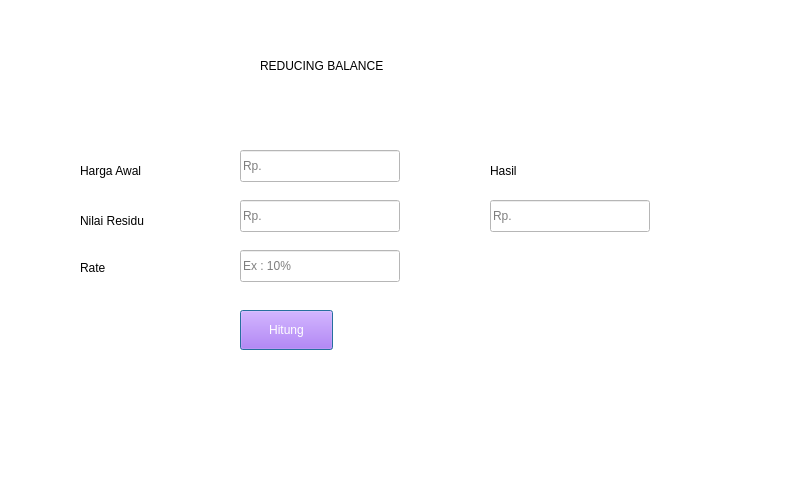
<?xml version="1.0" encoding="UTF-8"?>
<ui version="4.0">
 <class>Dialog</class>
 <widget class="QDialog" name="Dialog">
  <property name="geometry">
   <rect>
    <x>0</x>
    <y>0</y>
    <width>800</width>
    <height>500</height>
   </rect>
  </property>
  <property name="windowTitle">
   <string>Dialog</string>
  </property>
  <widget class="QWidget" name="widget" native="true">
   <property name="geometry">
    <rect>
     <x>0</x>
     <y>0</y>
     <width>800</width>
     <height>500</height>
    </rect>
   </property>
   <property name="styleSheet">
    <string notr="true">background-color: rgb(255, 255, 255);</string>
   </property>
   <widget class="QLabel" name="label">
    <property name="geometry">
     <rect>
      <x>260</x>
      <y>50</y>
      <width>281</width>
      <height>31</height>
     </rect>
    </property>
    <property name="styleSheet">
     <string notr="true">font: 57 18pt &quot;Dubai Medium&quot;;
color:blackk</string>
    </property>
    <property name="text">
     <string>REDUCING BALANCE</string>
    </property>
   </widget>
   <widget class="QLabel" name="label_2">
    <property name="geometry">
     <rect>
      <x>80</x>
      <y>160</y>
      <width>101</width>
      <height>21</height>
     </rect>
    </property>
    <property name="styleSheet">
     <string notr="true">font: 12pt &quot;Dubai&quot;;
color:black;</string>
    </property>
    <property name="text">
     <string>Harga Awal</string>
    </property>
   </widget>
   <widget class="QLineEdit" name="le_Harga">
    <property name="geometry">
     <rect>
      <x>240</x>
      <y>150</y>
      <width>160</width>
      <height>32</height>
     </rect>
    </property>
    <property name="styleSheet">
     <string notr="true">border-color:black;
color:black;</string>
    </property>
    <property name="placeholderText">
     <string>Rp. </string>
    </property>
   </widget>
   <widget class="QLabel" name="label_3">
    <property name="geometry">
     <rect>
      <x>80</x>
      <y>210</y>
      <width>101</width>
      <height>21</height>
     </rect>
    </property>
    <property name="styleSheet">
     <string notr="true">font: 12pt &quot;Dubai&quot;;
color:black;</string>
    </property>
    <property name="text">
     <string>Nilai Residu</string>
    </property>
   </widget>
   <widget class="QLineEdit" name="le_Nilai">
    <property name="geometry">
     <rect>
      <x>240</x>
      <y>200</y>
      <width>160</width>
      <height>32</height>
     </rect>
    </property>
    <property name="styleSheet">
     <string notr="true">border-color:black;
color:black;</string>
    </property>
    <property name="placeholderText">
     <string>Rp. </string>
    </property>
   </widget>
   <widget class="QLabel" name="label_4">
    <property name="geometry">
     <rect>
      <x>80</x>
      <y>260</y>
      <width>55</width>
      <height>16</height>
     </rect>
    </property>
    <property name="styleSheet">
     <string notr="true">font: 12pt &quot;Dubai&quot;;
color:black;</string>
    </property>
    <property name="text">
     <string>Rate</string>
    </property>
   </widget>
   <widget class="QLineEdit" name="le_Rate">
    <property name="geometry">
     <rect>
      <x>240</x>
      <y>250</y>
      <width>160</width>
      <height>32</height>
     </rect>
    </property>
    <property name="styleSheet">
     <string notr="true">border-color:black;
color:black;</string>
    </property>
    <property name="placeholderText">
     <string>Ex : 10%</string>
    </property>
   </widget>
   <widget class="QLabel" name="label_5">
    <property name="geometry">
     <rect>
      <x>490</x>
      <y>160</y>
      <width>55</width>
      <height>21</height>
     </rect>
    </property>
    <property name="styleSheet">
     <string notr="true">font: 12pt &quot;Dubai&quot;;
color:black;</string>
    </property>
    <property name="text">
     <string>Hasil</string>
    </property>
   </widget>
   <widget class="QLineEdit" name="le_Hasil">
    <property name="geometry">
     <rect>
      <x>490</x>
      <y>200</y>
      <width>160</width>
      <height>32</height>
     </rect>
    </property>
    <property name="styleSheet">
     <string notr="true">border-color:black;
color:black;</string>
    </property>
    <property name="placeholderText">
     <string>Rp. </string>
    </property>
   </widget>
   <widget class="QPushButton" name="btn_Hitung">
    <property name="geometry">
     <rect>
      <x>240</x>
      <y>310</y>
      <width>93</width>
      <height>40</height>
     </rect>
    </property>
    <property name="styleSheet">
     <string notr="true">background-color: rgb(170, 85, 255);
color: rgb(255, 255, 255);</string>
    </property>
    <property name="text">
     <string>Hitung</string>
    </property>
   </widget>
   <widget class="QLabel" name="label_6">
    <property name="geometry">
     <rect>
      <x>20</x>
      <y>440</y>
      <width>50</width>
      <height>40</height>
     </rect>
    </property>
    <property name="text">
     <string/>
    </property>
    <property name="pixmap">
     <pixmap>left-arrow.png</pixmap>
    </property>
    <property name="scaledContents">
     <bool>true</bool>
    </property>
   </widget>
   <widget class="QLabel" name="Back">
    <property name="geometry">
     <rect>
      <x>20</x>
      <y>440</y>
      <width>50</width>
      <height>40</height>
     </rect>
    </property>
    <property name="text">
     <string/>
    </property>
    <property name="pixmap">
     <pixmap>../icon/left-arrow.png</pixmap>
    </property>
    <property name="scaledContents">
     <bool>true</bool>
    </property>
   </widget>
  </widget>
 </widget>
 <resources/>
 <connections/>
</ui>
